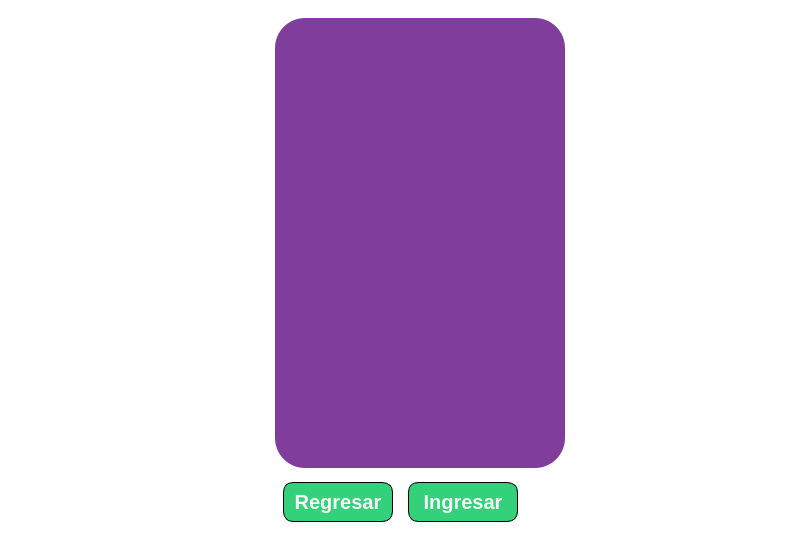
<?xml version="1.0" encoding="UTF-8"?>
<ui version="4.0">
 <class>MainWindow</class>
 <widget class="QMainWindow" name="MainWindow">
  <property name="geometry">
   <rect>
    <x>0</x>
    <y>0</y>
    <width>800</width>
    <height>548</height>
   </rect>
  </property>
  <property name="windowTitle">
   <string>MainWindow</string>
  </property>
  <property name="styleSheet">
   <string notr="true">background-color: rgb(255, 255, 255);</string>
  </property>
  <widget class="QWidget" name="centralwidget">
   <layout class="QGridLayout" name="gridLayout">
    <item row="0" column="0">
     <widget class="QFrame" name="frame">
      <property name="frameShape">
       <enum>QFrame::NoFrame</enum>
      </property>
      <property name="frameShadow">
       <enum>QFrame::Plain</enum>
      </property>
      <widget class="QWidget" name="layoutWidget">
       <property name="geometry">
        <rect>
         <x>266</x>
         <y>465</y>
         <width>251</width>
         <height>56</height>
        </rect>
       </property>
       <layout class="QHBoxLayout" name="horizontalLayout">
        <item>
         <spacer name="horizontalSpacer">
          <property name="orientation">
           <enum>Qt::Horizontal</enum>
          </property>
          <property name="sizeHint" stdset="0">
           <size>
            <width>40</width>
            <height>20</height>
           </size>
          </property>
         </spacer>
        </item>
        <item>
         <widget class="QPushButton" name="pushButton_6">
          <property name="minimumSize">
           <size>
            <width>110</width>
            <height>40</height>
           </size>
          </property>
          <property name="font">
           <font>
            <pointsize>15</pointsize>
            <weight>75</weight>
            <bold>true</bold>
           </font>
          </property>
          <property name="styleSheet">
           <string notr="true">QPushButton{
	color: rgb(247, 247, 247);
	background-color: rgb(51, 209, 122);
	border-radius: 10%;
    border: 1px solid #000;
	
}

QPushButton:hover {background-color: rgb(230, 97, 0);}

QPushButton:hover:!pressed
{
  border: 1.5px solid black;
}</string>
          </property>
          <property name="text">
           <string>Regresar</string>
          </property>
          <property name="checkable">
           <bool>true</bool>
          </property>
         </widget>
        </item>
        <item>
         <spacer name="horizontalSpacer_3">
          <property name="orientation">
           <enum>Qt::Horizontal</enum>
          </property>
          <property name="sizeHint" stdset="0">
           <size>
            <width>40</width>
            <height>20</height>
           </size>
          </property>
         </spacer>
        </item>
        <item>
         <widget class="QPushButton" name="pushButton_5">
          <property name="minimumSize">
           <size>
            <width>110</width>
            <height>40</height>
           </size>
          </property>
          <property name="font">
           <font>
            <pointsize>15</pointsize>
            <weight>75</weight>
            <bold>true</bold>
           </font>
          </property>
          <property name="styleSheet">
           <string notr="true">QPushButton{
	color: rgb(247, 247, 247);
	background-color: rgb(51, 209, 122);
	border-radius: 10%;
    border: 1px solid #000;
	
}

QPushButton:hover {background-color: rgb(230, 97, 0);}

QPushButton:hover:!pressed
{
  border: 1.5px solid black;
}</string>
          </property>
          <property name="text">
           <string>Ingresar</string>
          </property>
          <property name="checkable">
           <bool>true</bool>
          </property>
         </widget>
        </item>
        <item>
         <spacer name="horizontalSpacer_2">
          <property name="orientation">
           <enum>Qt::Horizontal</enum>
          </property>
          <property name="sizeHint" stdset="0">
           <size>
            <width>40</width>
            <height>20</height>
           </size>
          </property>
         </spacer>
        </item>
       </layout>
      </widget>
      <widget class="QFrame" name="frame_2">
       <property name="geometry">
        <rect>
         <x>266</x>
         <y>9</y>
         <width>290</width>
         <height>450</height>
        </rect>
       </property>
       <property name="sizePolicy">
        <sizepolicy hsizetype="Preferred" vsizetype="Preferred">
         <horstretch>0</horstretch>
         <verstretch>0</verstretch>
        </sizepolicy>
       </property>
       <property name="minimumSize">
        <size>
         <width>290</width>
         <height>450</height>
        </size>
       </property>
       <property name="styleSheet">
        <string notr="true">QFrame{
border-radius: 30px;
background-color: rgb(129, 61, 156);
color: rgb(255, 255, 255);
}</string>
       </property>
       <property name="frameShape">
        <enum>QFrame::StyledPanel</enum>
       </property>
       <property name="frameShadow">
        <enum>QFrame::Raised</enum>
       </property>
      </widget>
     </widget>
    </item>
   </layout>
  </widget>
 </widget>
 <resources>
  <include location="logos.qrc"/>
 </resources>
 <connections/>
</ui>
